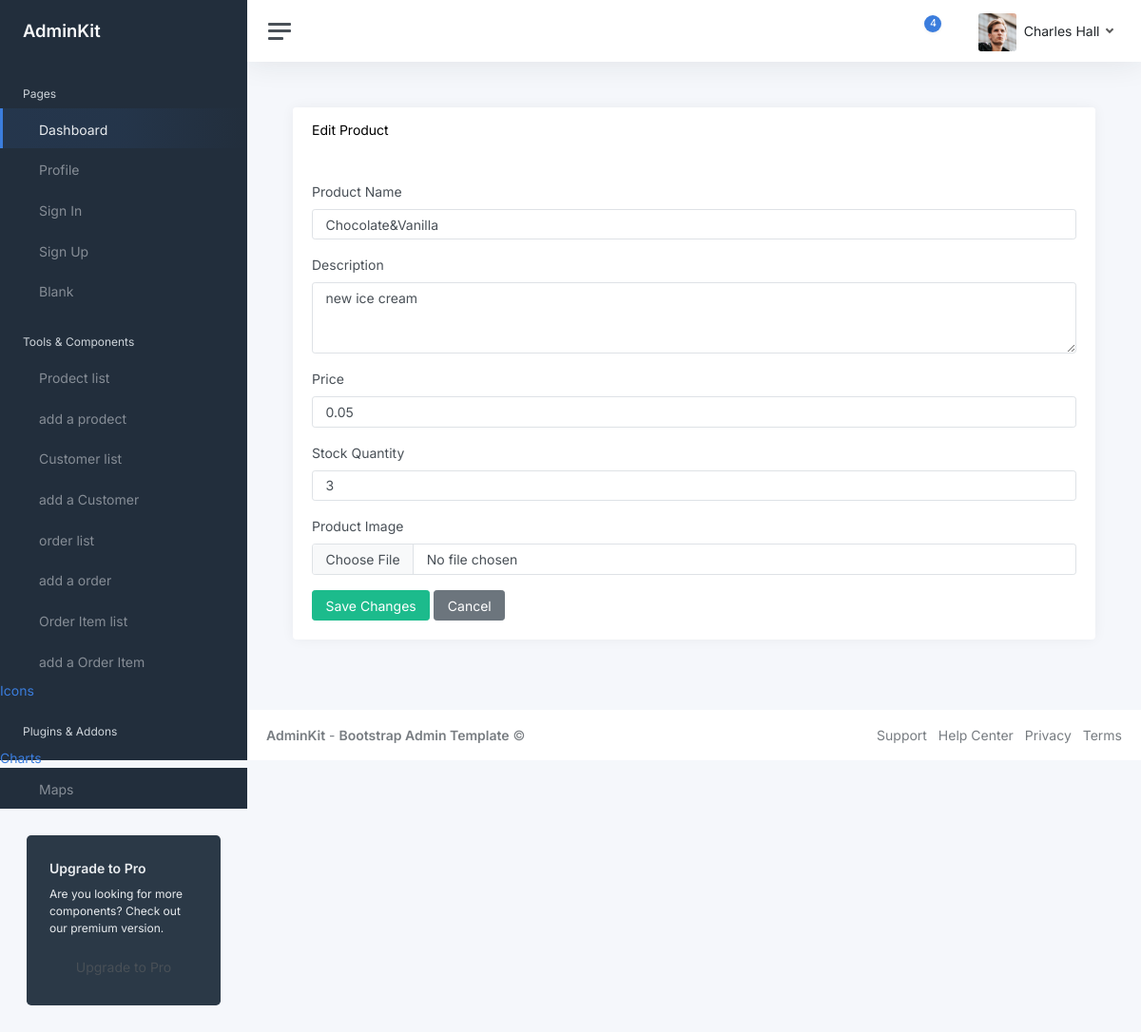
The page /dashboard/edit-product/9 (signed in) on the database its author committed.
### shop/models.py (models this page shows, shortened)
class Product(models.Model):
    ID=models.AutoField(primary_key=True)
    name = models.CharField(max_length=255, verbose_name="Prodect Name ")
    Description = models.TextField()
    price = models.DecimalField(max_digits=10, decimal_places=2)
    Image = models.ImageField(upload_to='products/', null=True, blank=True)
    stock = models.IntegerField(default=0, verbose_name="Stock Quantity")

### shop/views.py (the view, shortened to what this page needs)
# urls.py: path('dashboard/edit-product/<int:Pk>', views.edit_a_product, name='edit_a_product'),
@login_required(login_url='login')
@user_passes_test(is_admin)
def edit_a_product(request,Pk):
    product=Product.objects.get(ID=Pk)
    form=ProductForm(instance=product)
    return render(request, 'dashboard/edit-a-product.html',{'form':form})

### shop/forms.py
class ProductForm(forms.ModelForm):
    class Meta:
        model = Product
        fields ='__all__'
        widgets = {
            'name': forms.TextInput(attrs={'class': 'form-control'}),
            'Description': forms.Textarea(attrs={'class': 'form-control', 'rows': 3,}),
            'price': forms.NumberInput(attrs={'class': 'form-control', 'step': '0.01'}),
            'Image': forms.FileInput(attrs={'class': 'form-control'}),
            'stock': forms.NumberInput(attrs={'class': 'form-control'}),
        }

### shop/views.py (called while the page is built)
def is_admin(user):
    return user.is_staff

### shop/templates/dashboard/edit-a-product.html (shortened to what this page needs)
{% extends "dashboard/base.html" %}
{% block content %}
<main class="content">
    <form method="post" enctype="multipart/form-data">
        <div class="card">
            <div class="card-header">
                <h5>Edit Product</h5>
            </div>
            <div class="card-body">
                <div class="mb-3">
                    <label class="form-label">Product Name</label>
                    {{ form.name }}
                </div>
                <div class="mb-3">
                    <label class="form-label">Description</label>
                    {{ form.Description }}
                </div>
                <div class="mb-3">
                    <label class="form-label">Price</label>
                    {{ form.price }}
                </div>
                <div class="mb-3">
                    <label class="form-label">Stock Quantity</label>
                    {{ form.stock }}
                </div>
                <div class="mb-3">
                    <label class="form-label">Product Image</label>
                    {{ form.Image }}
                </div>
                <button type="submit" class="btn btn-success">Save Changes</button>
                <a href="{% url 'list_product' %}" class="btn btn-secondary">Cancel</a>
            </div>
        </div>
    </form>
</main>
{% endblock %}

### rows shown on the page
Product: name "Chocolate&Vanilla", Description "new ice cream", price "0.05", stock "3"
